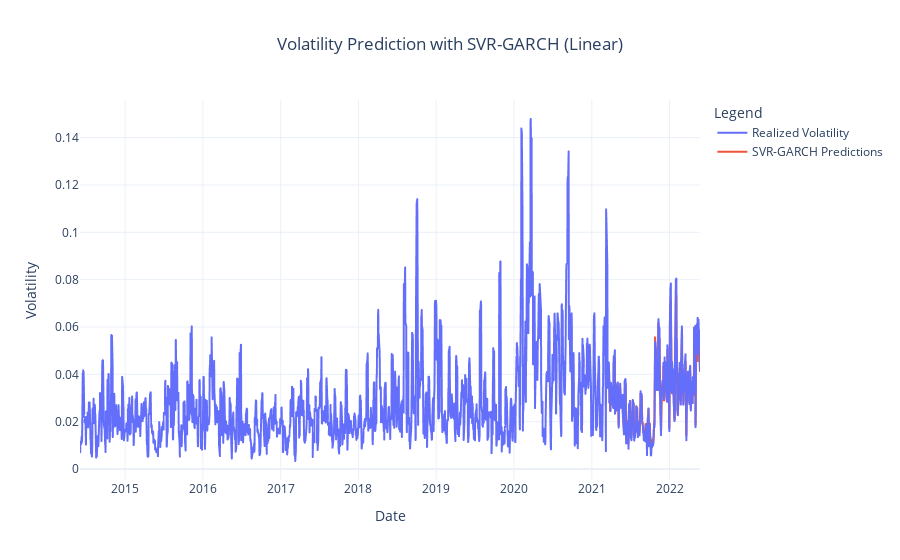

Source (notebook cell):
### Code cell
realized_vol.index = ret.iloc[4:].index

svr_lin_forecast_df = predict_svr_lin / 100
svr_lin_forecast_df.columns = ['Preds']
fig = px.line(realized_vol / 100, template='plotly_white', labels={'value':'Volatility'}, title='Volatility Prediction with SVR-GARCH (Linear)')
fig.for_each_trace(lambda t: t.update(name = newnames[t.name],
                                      legendgroup = newnames[t.name],
                                      hovertemplate = t.hovertemplate.replace(t.name, newnames[t.name])
                                     )
                  )
fig.add_trace(go.Scatter(x=svr_lin_forecast_df.index, y=svr_lin_forecast_df['Preds'], mode='lines', name='SVR-GARCH Predictions'))
fig.update_layout(
    title_x=0.5,
    legend_title="Legend"
)
fig.show()

### Figure 1 — Plotly figure (JSON) as saved in the notebook; plotly's stock layout.template omitted (floating-point values rounded to 4 significant figures; data arrays with more than 128 entries replaced by an {"elided": "..."} marker saying what was removed)
{"data": [{"hovertemplate": "variable=Realized Volatility<br>Date=%{x}<br>Volatility=%{y}<extra></extra>", "legendgroup": "Realized Volatility", "line": {"color": "#636efa", "dash": "solid"}, "marker": {"symbol": "circle"}, "mode": "lines", "name": "Realized Volatility", "showlegend": true, "type": "scattergl", "x": {"elided": "2010 str values"}, "xaxis": "x", "y": {"elided": "2010 float values"}, "yaxis": "y"}, {"mode": "lines", "name": "SVR-GARCH Predictions", "type": "scatter", "x": {"elided": "300 str values"}, "y": {"elided": "300 float values"}}], "layout": {"legend": {"title": {"text": "Legend"}, "tracegroupgap": 0}, "title": {"text": "Volatility Prediction with SVR-GARCH (Linear)", "x": 0.5}, "xaxis": {"anchor": "y", "domain": [0, 1], "title": {"text": "Date"}}, "yaxis": {"anchor": "x", "domain": [0, 1], "title": {"text": "Volatility"}}}}
